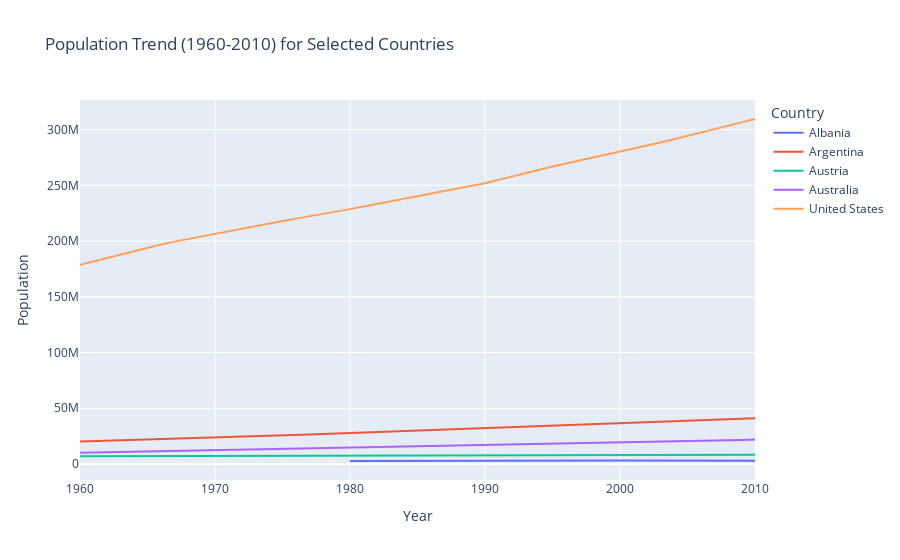

Here is the notebook cell this chart was saved with:
### Code cell
# Plot 1: Population Trend Over Time for Selected Countries
selected_countries = ['Albania', 'Argentina', 'Austria', 'Australia', 'United States']
df_pop = df[df['country'].isin(selected_countries)][['country', 'year', 'population']]

fig1 = px.line(df_pop, x='year', y='population', color='country', 
               title='Population Trend (1960-2010) for Selected Countries',
               labels={'population': 'Population', 'year': 'Year', 'country': 'Country'})
fig1.update_layout(hovermode='x unified', xaxis_title='Year', yaxis_title='Population')
